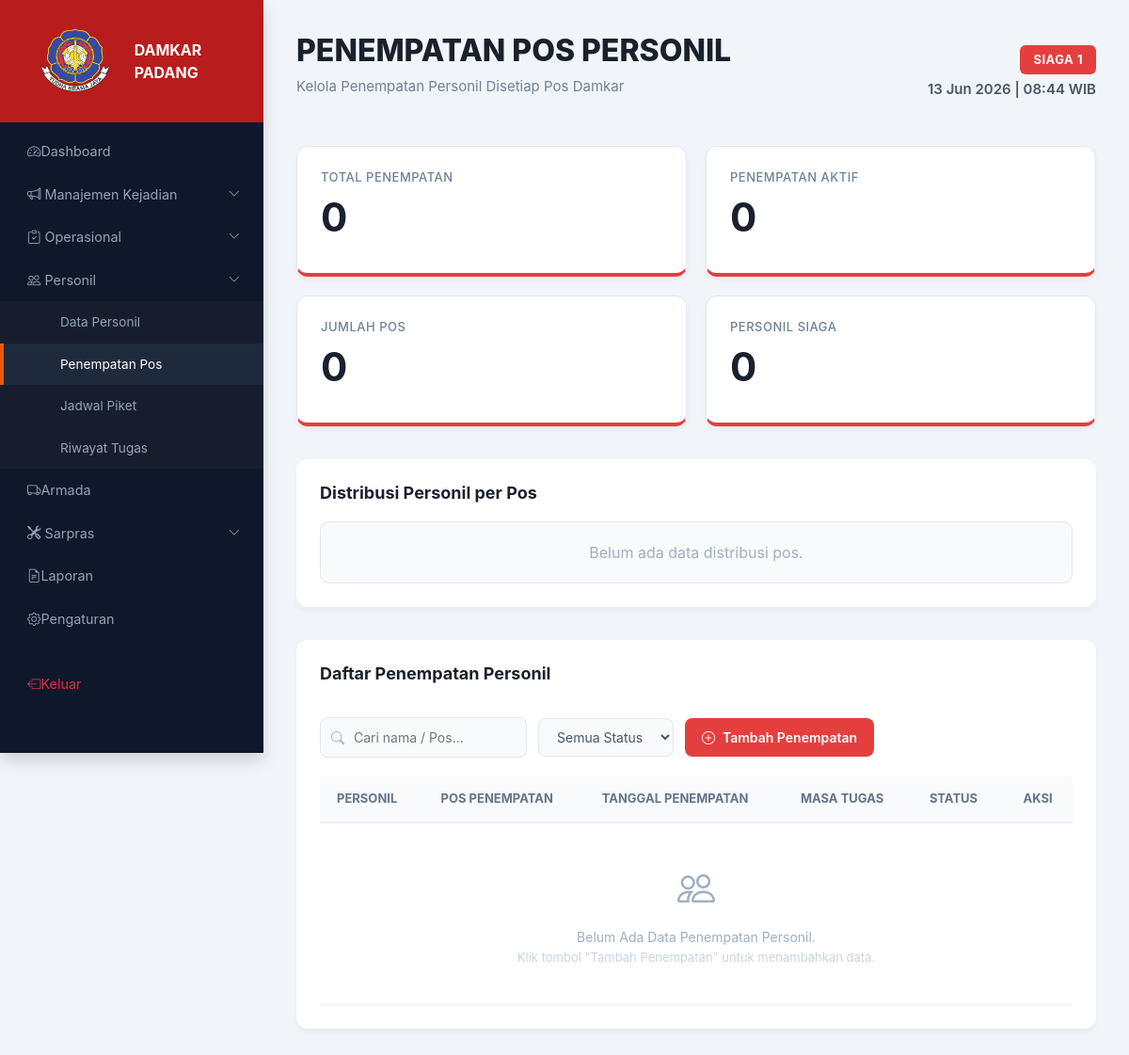
Before: /pages/melani/penempatan_pos.php with the older database file.
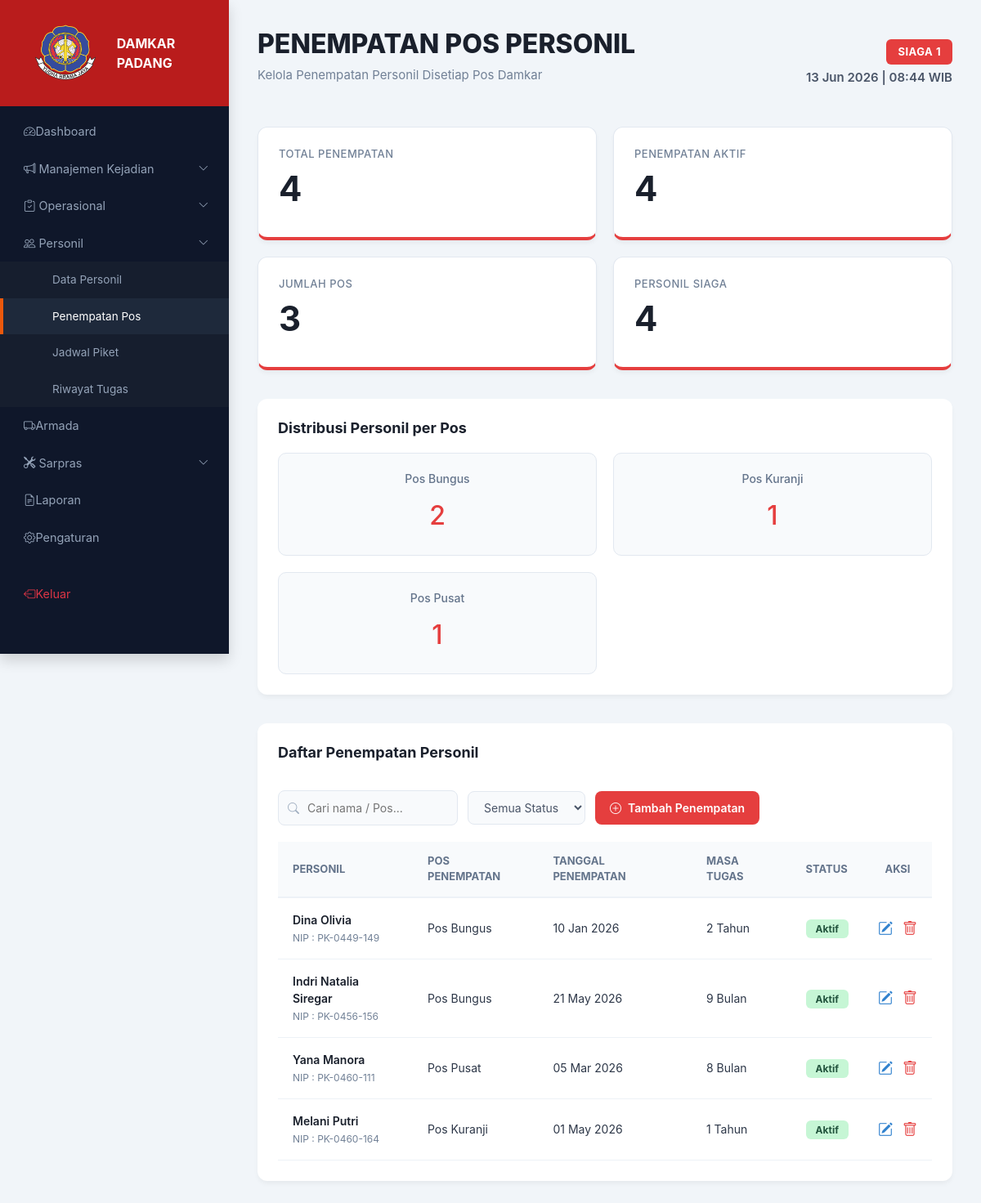
After: the same page with the newer database file.
### tables this page shows
CREATE TABLE `penempatan_pos` (
  `id` int NOT NULL,
  `nama_personil` varchar(50) NOT NULL,
  `pos_penempatan` varchar(50) NOT NULL,
  `tanggal_penempatan` date NOT NULL,
  `masa_penugasan` varchar(100) NOT NULL,
  `status` enum('Aktif','Non-Aktif') NOT NULL
);

CREATE TABLE `tbl_daftar` (
  `id` int NOT NULL,
  `nip` varchar(20) NOT NULL,
  `nama_personil` varchar(100) NOT NULL,
  `jabatan` varchar(50) NOT NULL,
  `telepon` varchar(20) NOT NULL,
  `email` varchar(50) NOT NULL,
  `tanggal_lahir` date NOT NULL,
  `status` varchar(20) NOT NULL
);

### pages/melani/penempatan_pos.php (the view, shortened to what the changed rows need)
<?php require_once __DIR__ . '/../../config/koneksi.php';
$total_penempatan = mysqli_num_rows(mysqli_query($conn, "SELECT * FROM penempatan_pos"));
$penempatan_aktif = mysqli_num_rows(mysqli_query($conn, "SELECT * FROM penempatan_pos WHERE status='Aktif'"));
$jumlah_pos = mysqli_num_rows(mysqli_query($conn, "SELECT DISTINCT pos_penempatan FROM penempatan_pos"));
$query_distribusi = mysqli_query($conn, "
    SELECT
        pos_penempatan,
        COUNT(id) as jumlah
    FROM penempatan_pos
    GROUP BY pos_penempatan
");
$query = mysqli_query($conn, "
    SELECT penempatan_pos.*, tbl_daftar.nama_personil AS nama_asli, tbl_daftar.nip AS nip_asli
    FROM penempatan_pos
    INNER JOIN tbl_daftar ON penempatan_pos.nama_personil = tbl_daftar.nama_personil
    ORDER BY penempatan_pos.id DESC
");
?>
<!DOCTYPE html>
<html lang="id">
<head>
    <link href="https://cdn.jsdelivr.net/npm/bootstrap@5.3.0/dist/css/bootstrap.min.css" rel="stylesheet">
    <link rel="stylesheet" href="https://cdn.jsdelivr.net/npm/bootstrap-icons@1.11.0/font/bootstrap-icons.css">
    <link rel="stylesheet" href="../../assets/css/style.css">
</head>
<body>
    <div id="main-content">
        <div class="header">
            <div class="header-left">
                <h1>Penempatan Pos Personil</h1>
            </div>
        </div>
        <div class="cards-grid">
            <div class="stat-card">
                <h3>Total Penempatan</h3>
                <h1><?= $total_penempatan; ?></h1>
            </div>
            <div class="stat-card">
                <h3>Penempatan Aktif</h3>
                <h1><?= $penempatan_aktif; ?></h1>
            </div>
            <div class="stat-card">
                <h3>Jumlah Pos</h3>
                <h1><?= $jumlah_pos; ?></h1>
            </div>
            <div class="stat-card">
                <h3>Personil Siaga</h3>
                <h1><?= $penempatan_aktif; ?></h1>
            </div>
        </div>
        <div class="section-box">
            <h2>Distribusi Personil per Pos</h2>
            <div class="distribusi-container" id="distribusiContainer">
                <?php
                if(mysqli_num_rows($query_distribusi) > 0) {
                    while($d = mysqli_fetch_array($query_distribusi)){
                ?>
                    <div class="dist-box">
                        <p><?= htmlspecialchars($d['pos_penempatan']); ?></p>
                        <h1><?= $d['jumlah']; ?></h1>
                    </div>
                <?php
                    }
                } else {
                    echo "<div class='dist-box' style='grid-column: span 4; color: #a0aec0;'>Belum ada data distribusi pos.</div>";
                }
                ?>
            </div>
        </div>
        <div class="section-box">
            <div class="table-header">
                <h2>Daftar Penempatan Personil</h2>
            </div>
            <div class="table-responsive">
                <table id="tabelPenempatan">
                    <thead>
                        <tr>
                            <th>Personil</th>
                            <th>Pos Penempatan</th>
                            <th>Tanggal Penempatan</th>
                            <th>Masa Tugas</th>
                            <th>Status</th>
                            <th style="text-align: center;">Aksi</th>
                        </tr>
                    </thead>
                    <tbody>
                        <?php
                        if(mysqli_num_rows($query) > 0) {
                            while($data = mysqli_fetch_array($query)){
                        ?>
                        <tr>
                            <td>
                                <div class="emp-name"><?= htmlspecialchars($data['nama_asli']); ?></div>
                                <div class="emp-sub">NIP : <?= htmlspecialchars($data['nip_asli']); ?></div>
                            </td>
                            <td><?= htmlspecialchars($data['pos_penempatan']); ?></td>
                            <td><?= date('d M Y', strtotime($data['tanggal_penempatan'])); ?></td>
                            <td><?= htmlspecialchars($data['masa_penugasan']); ?></td>
                            <td>
                                <span class="<?= $data['status'] == 'Aktif' ? 'badge-active' : 'badge-inactive'; ?>">
                                    <?= htmlspecialchars($data['status']); ?>
                                </span>
                            </td>
                            <td style="text-align: center;">
                                <div class="action-links">
                                    <a href="edit.php?menu=penempatan_pos&id=<?= $data['id']; ?>" class="action-edit" title="Edit">
                                        <i class="bi bi-pencil-square"></i>
                                    </a>
                                    <a href="hapus.php?menu=penempatan_pos&id=<?= $data['id']; ?>" class="action-delete" title="Hapus" onclick="return confirm('Yakin hapus data?')">
                                        <i class="bi bi-trash"></i>
                                    </a>
                                </div>
                            </td>
                        </tr>
                        <?php
                            }
                        } else {
                        ?>
                        <tr>
                            <td colspan="6" class="empty-row">
                                <i class="bi bi-people"></i>
                                Belum Ada Data Penempatan Personil.<br>
                                <span style="font-size: 13px; color: #cbd5e1;">Klik tombol "Tambah Penempatan" untuk menambahkan data.</span>
                            </td>
                        </tr>
                        <?php } ?>
                    </tbody>
                </table>
            </div>
        </div>
    </div>
</body>
</html>

Changed rows visible on the page:
added penempatan_pos: tbl_daftar.nama_personil "Dina Olivia", tbl_daftar.nip "PK-0449-149", pos_penempatan "Pos Bungus", tanggal_penempatan "10 Jan 2026", masa_penugasan "2 Tahun", status "Aktif"
added penempatan_pos: tbl_daftar.nama_personil "Indri Natalia Siregar", tbl_daftar.nip "PK-0456-156", pos_penempatan "Pos Bungus", tanggal_penempatan "21 May 2026", masa_penugasan "9 Bulan", status "Aktif"
added penempatan_pos: tbl_daftar.nama_personil "Yana Manora", tbl_daftar.nip "PK-0460-111", pos_penempatan "Pos Pusat", tanggal_penempatan "05 Mar 2026", masa_penugasan "8 Bulan", status "Aktif"
added penempatan_pos: tbl_daftar.nama_personil "Melani Putri", tbl_daftar.nip "PK-0460-164", pos_penempatan "Pos Kuranji", tanggal_penempatan "01 May 2026", masa_penugasan "1 Tahun", status "Aktif"
Other visible differences:
$total_penempatan: "0" → "4"
$penempatan_aktif: "0" → "4"
$jumlah_pos: "0" → "3"
new list line: "Pos Bungus 2"
new list line: "Pos Kuranji 1"
new list line: "Pos Pusat 1"
text no longer shown: "Belum ada data distribusi pos. Belum Ada Data Penempatan Personil. Klik tombol \"Tambah Penempatan\" untuk menambahkan data."
